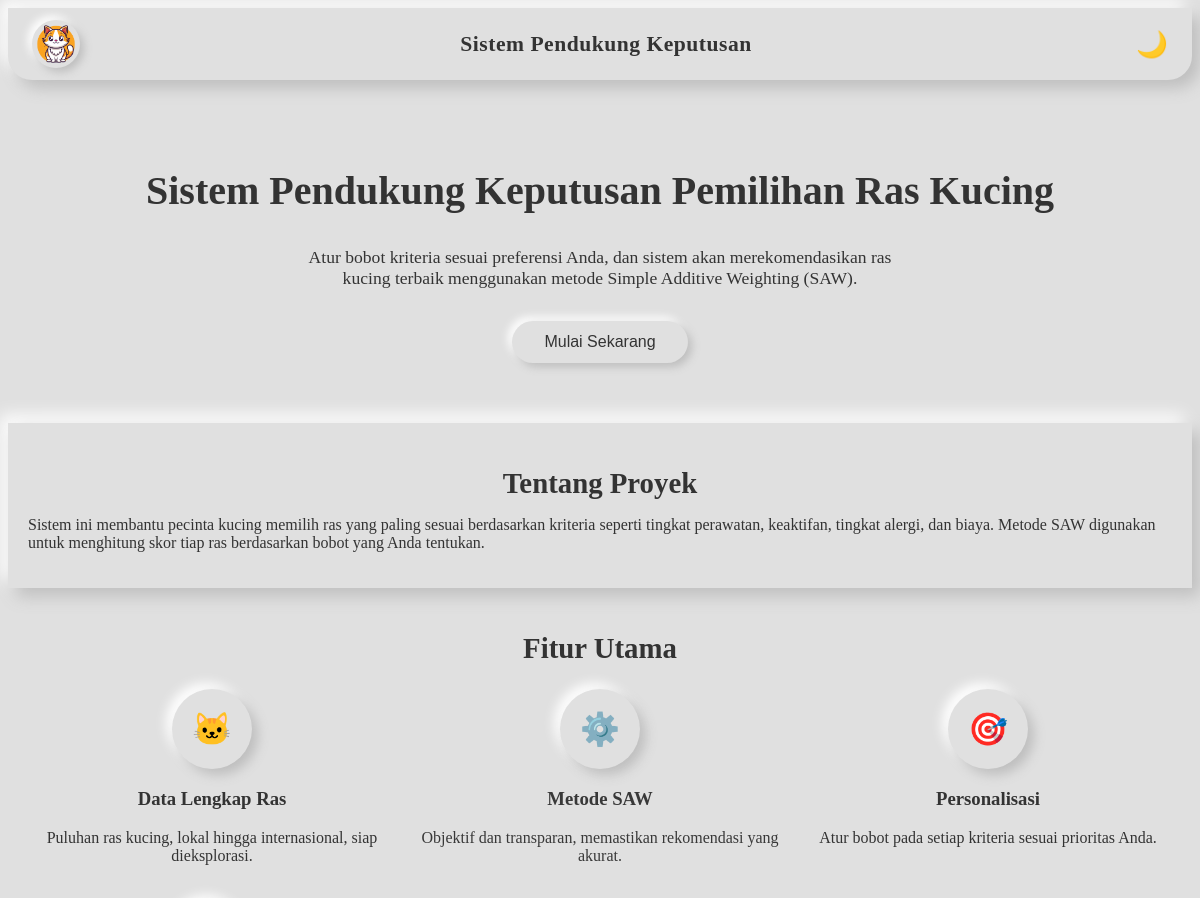
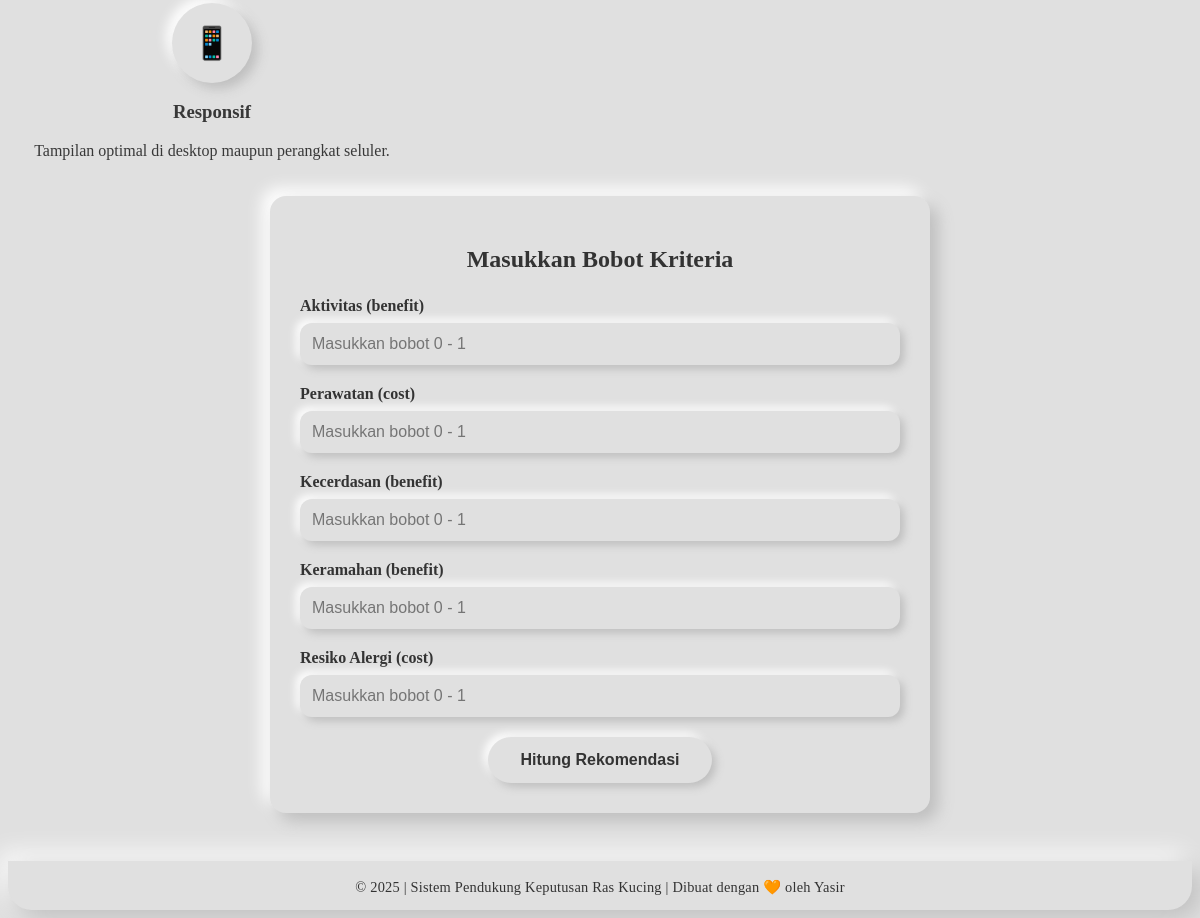
The page / on the database its author committed (2 pictures, top to bottom).
### tables this page shows
CREATE TABLE kriteria (
    id INTEGER PRIMARY KEY AUTOINCREMENT,
    nama_kriteria TEXT,
    sifat TEXT
);

### app.py (the view)
@app.route('/')
def index():
    conn = get_db()
    kriteria = conn.execute('SELECT * FROM kriteria').fetchall()
    return render_template('index.html.j2', kriteria=kriteria)

### app.py (called while the page is built)
def get_db():
    conn = sqlite3.connect('db.sqlite3')
    conn.row_factory = sqlite3.Row
    return conn

### templates/index.html.j2 (shortened to what this page needs)
{% extends 'base.html.j2' %}
{% block content %}
<div class="container hero animate__animated animate__fadeInDown">
  <h1 class="animate__animated animate__fadeInUp">Sistem Pendukung Keputusan Pemilihan Ras Kucing</h1>
  <p class="animate__animated animate__fadeInUp">Atur bobot kriteria sesuai preferensi Anda, dan sistem akan merekomendasikan ras kucing terbaik menggunakan metode Simple Additive Weighting (SAW).</p>
  <button class="animate__animated animate__pulse animate__infinite" onclick="document.getElementById('prefs').scrollIntoView({ behavior: 'smooth' });">Mulai Sekarang</button>
</div>
<section class="neocard container animate__animated animate__fadeInUp">
  <h2>Tentang Proyek</h2>
  <p>Sistem ini membantu pecinta kucing memilih ras yang paling sesuai berdasarkan kriteria seperti tingkat perawatan, keaktifan, tingkat alergi, dan biaya. Metode SAW digunakan untuk menghitung skor tiap ras berdasarkan bobot yang Anda tentukan.</p>
</section>
<section class="container animate__animated animate__fadeInUp">
  <h2>Fitur Utama</h2>
  <div class="features">
    <div class="feature-item animate__animated animate__fadeInLeft">
      <div class="icon">🐱</div>
      <h3>Data Lengkap Ras</h3>
      <p>Puluhan ras kucing, lokal hingga internasional, siap dieksplorasi.</p>
    </div>
    <div class="feature-item animate__animated animate__fadeInRight">
      <div class="icon">⚙️</div>
      <h3>Metode SAW</h3>
      <p>Objektif dan transparan, memastikan rekomendasi yang akurat.</p>
    </div>
    <div class="feature-item animate__animated animate__fadeInLeft">
      <div class="icon">🎯</div>
      <h3>Personalisasi</h3>
      <p>Atur bobot pada setiap kriteria sesuai prioritas Anda.</p>
    </div>
    <div class="feature-item animate__animated animate__fadeInRight">
      <div class="icon">📱</div>
      <h3>Responsif</h3>
      <p>Tampilan optimal di desktop maupun perangkat seluler.</p>
    </div>
  </div>
</section>
<section id="prefs" class="form-section animate__animated animate__fadeInUp">
  <h2>Masukkan Bobot Kriteria</h2>
  <form action="{{ url_for('hasil') }}" method="post">
    {% for k in kriteria %}
      <div class="form-group animate__animated animate__fadeInUp animate__delay-1s">
        <label for="bobot_{{ k.id }}">{{ k.nama_kriteria }} ({{ k.sifat }})</label>
        <input type="number" id="bobot_{{ k.id }}" name="bobot_{{ k.id }}" step="0.01" min="0" max="1" required placeholder="Masukkan bobot 0 - 1">
      </div>
    {% endfor %}
    <button type="submit" class="animate__animated animate__fadeInUp animate__delay-2s">Hitung Rekomendasi</button>
  </form>
</section>
{% endblock %}

### templates/base.html.j2 (shortened to what this page needs)
<!DOCTYPE html>
<html lang="id">
<head>
    <link rel="stylesheet" href="https://cdnjs.cloudflare.com/ajax/libs/animate.css/4.1.1/animate.min.css" />
</head>
<body>
    <header>
        <img src="{{ url_for('static', filename='cat-logo.png') }}" alt="Logo Kucing"
            class="header-logo animate__animated animate__bounceIn">
        <h1 class="animate__animated animate__bounceIn">
            {{ header or "Sistem Pendukung Keputusan" }}
        </h1>
        <div class="darkmode-switch">
            <span id="darkSwitchIcon" class="switch-icon" title="Toggle dark mode" style="font-size:1.6em;cursor:pointer;transition:color 0.3s;">🌙</span>
        </div>
    </header>
    <main>
        {% block content %}{% endblock %}
    </main>
    <footer class="animate__animated animate__fadeInUp animate__delay-1s">
        <p>&copy; <span id="year"></span> | Sistem Pendukung Keputusan Ras Kucing | Dibuat dengan &#x1F9E1; oleh Yasir</p>
    </footer>
</body>
</html>

### templates/base.html.j2 (style rules this page uses)
:root { --neo-bg: #e0e0e0; --neo-shadow-dark: #bebebe; --neo-shadow-light: #fff; --neo-text: #333; --neo-accent: #007bff; --neo-card: #e0e0e0; }
body, header, main, footer, .neocard, .form-container, .input-table th, .input-table td, .modal-content, .modal-content-neomorph, .modal-neomorph, .modal-box, .confirm-box, .login-card, .results-container, .list-container, .form-section, .about-section { background: var(--neo-bg) !important; color: var(--neo-text) !important; }
header, .neocard, .form-container, .input-table th, .input-table td, .modal-content, .modal-content-neomorph, .modal-neomorph, .modal-box, .confirm-box, .login-card, .results-container, .list-container, .form-section, .about-section, footer { box-shadow: 8px 8px 16px var(--neo-shadow-dark), -8px -8px 16px var(--neo-shadow-light) !important; }
input, textarea, select, button, .btn-neomorph, .btn-primary, .btn-secondary, .btn-detail, .logout-btn, .ubah-password-btn, .btn-kembali, .btn-desc { background: var(--neo-bg) !important; color: var(--neo-text) !important; box-shadow: 4px 4px 8px var(--neo-shadow-dark), -4px -4px 8px var(--neo-shadow-light) !important; transition: background 0.18s, color 0.18s, box-shadow 0.18s; cursor: pointer; position: relative; z-index: 1; }
footer { background: var(--neo-bg) !important; color: var(--neo-text) !important; text-align: center; font-size: 0.98em; padding: 18px 0 14px 0; margin: 48px 0 0 0; border-radius: 0 0 24px 24px; width: 100%; max-width: 100vw; box-shadow: 8px 8px 24px var(--neo-shadow-dark), -8px -8px 24px var(--neo-shadow-light) !important; opacity: 0.95; letter-spacing: 0.2px; position: relative; left: 0; bottom: 0; }
footer p { margin: 0; color: var(--neo-text) !important; }
header { display: flex; align-items: center; justify-content: space-between; padding: 0 24px; min-height: 72px; background: var(--neo-bg) !important; color: var(--neo-text) !important; box-shadow: 8px 8px 16px var(--neo-shadow-dark), -8px -8px 16px var(--neo-shadow-light) !important; transition: background 0.3s, color 0.3s; border-radius: 0 0 24px 24px; position: relative; }
.header-logo { width: 48px; height: 48px; border-radius: 50%; margin-right: 14px; background: var(--neo-bg) !important; box-shadow: 4px 4px 8px var(--neo-shadow-dark), -4px -4px 8px var(--neo-shadow-light) !important; object-fit: cover; transition: width 0.2s, height 0.2s; }
header h1 { flex: 1; margin: 0; color: var(--neo-text) !important; font-weight: bold; letter-spacing: 0.5px; font-size: 1.35rem; text-align: center; z-index: 1; }
.darkmode-switch { display: flex; align-items: center; margin-left: 18px; }
input[type="text"], input[type="url"], input[type="number"], input[type="password"], textarea { border: 1.5px solid var(--neo-shadow-dark); border-radius: 12px; background: var(--neo-bg); color: var(--neo-text); box-shadow: inset 4px 4px 8px var(--neo-shadow-dark), inset -4px -4px 8px var(--neo-shadow-light); transition: border-color 0.2s, box-shadow 0.2s, background 0.2s; font-size: 1rem; padding: 12px; box-sizing: border-box; }

### rows shown on the page
kriteria: nama_kriteria "Aktivitas", sifat "benefit", id "Masukkan bobot 0 - 1"
kriteria: nama_kriteria "Perawatan", sifat "cost"
kriteria: nama_kriteria "Kecerdasan", sifat "benefit"
kriteria: nama_kriteria "Keramahan", sifat "benefit"
kriteria: nama_kriteria "Resiko Alergi", sifat "cost"

### other values the page prints
{{ header or "Sistem Pendukung Keputusan" }} "Sistem Pendukung Keputusan"
